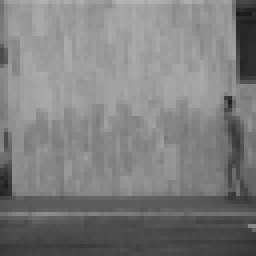
#> input picture preprocessed_frames/denis_jump/frame_000.png, 64 x 64 px (shown 4 times larger); its folder holds 4 pictures in this run
$ python compare_wass_speed.py
#> lines starting #> are read from the running program, lines starting #| are printed output that depends on the picture
import os
import cv2
import numpy as np
import time
from scipy.optimize import linear_sum_assignment
from ot import emd2

# Load frames function

def load_saved_frames(folder_path, resize_dim=(64, 64)):
    """Load saved grayscale PNG frames and normalize to [0, 1]."""
#> called with folder_path = 'preprocessed_frames/denis_jump', resize_dim = (64, 64)
    valid_exts = (".png", ".jpg", ".jpeg", ".bmp", ".tif", ".tiff")
    frame_files = sorted([f for f in os.listdir(folder_path) if f.lower().endswith(valid_exts)])

    frames = []

    for fname in frame_files:
        img = cv2.imread(os.path.join(folder_path, fname), cv2.IMREAD_GRAYSCALE)
#> img is the input picture: shape (64, 64); min 25, max 180, mean 125.7
        if img is not None:
            img = cv2.resize(img, resize_dim, interpolation=cv2.INTER_AREA)
            frames.append(img.astype(np.float32) / 255.0)

    print(f"Loaded {len(frames)} frames from '{folder_path}'")
    return frames

# Traditional Wasserstein Distance

def traditional_wasserstein(pc1, pc2):
    cost_matrix = np.abs(pc1[:, np.newaxis] - pc2[np.newaxis, :])
    row_ind, col_ind = linear_sum_assignment(cost_matrix)
    return cost_matrix[row_ind, col_ind].sum()

# Sliced Wasserstein Distance

def sliced_wasserstein(pc1, pc2, num_projections=50):
    d = pc1.shape[1]
    distances = []
    for _ in range(num_projections):
        proj = np.random.randn(d)
        proj /= np.linalg.norm(proj)
        proj1 = np.dot(pc1, proj)
        proj2 = np.dot(pc2, proj)
        proj1.sort()
        proj2.sort()
        distances.append(np.mean(np.abs(proj1 - proj2)))
    return np.mean(distances)

# POT Wasserstein Distance

def pot_wasserstein(pc1, pc2):
    n = len(pc1)
    M = np.abs(pc1[:, np.newaxis] - pc2[np.newaxis, :])
    p = np.ones(n) / n
    q = np.ones(n) / n
    return emd2(p, q, M)

# Comparison function

def compare_methods(frames):
    methods = ["Traditional", "Sliced", "POT"]
    times = {method: [] for method in methods}
    for i in range(len(frames) - 1):
        pc1, pc2 = frames[i].flatten(), frames[i+1].flatten()
        # Traditional
        start = time.time()
        traditional_wasserstein(pc1, pc2)
        times["Traditional"].append(time.time() - start)

        # Sliced
        start = time.time()
        sliced_wasserstein(pc1.reshape(-1, 1), pc2.reshape(-1, 1))
        times["Sliced"].append(time.time() - start)

        # POT
        start = time.time()
        pot_wasserstein(pc1, pc2)
        times["POT"].append(time.time() - start)
#> this loop made 1 pass
#> pass 1, in traditional_wasserstein, `cost_matrix = np.abs(pc1[:, np.newaxis] - pc2[np.newaxis, :])`:
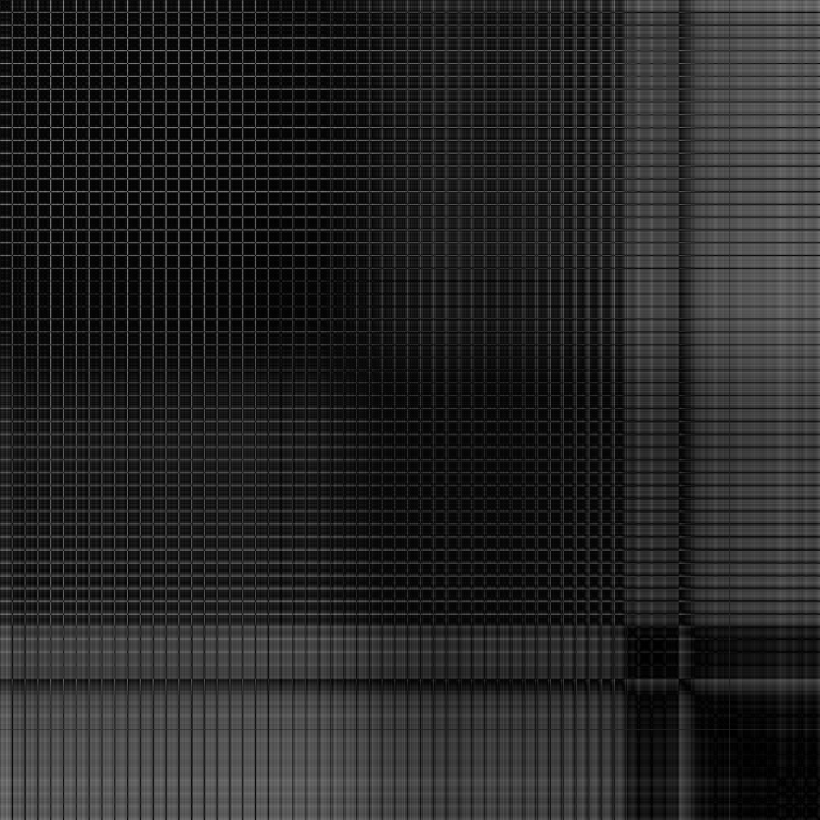
#> cost_matrix: shape (4096, 4096) float32 (shown at 1/5 size); min 0, max 0.608, mean 0.15

    print("\nComparison of Wasserstein Distance Methods:")
    print("Method       Average Time (s)")
    for method in methods:
        avg_time = np.mean(times[method])
        print(f"{method:<12} {avg_time:.6f}")

if __name__ == "__main__":
    folder = "preprocessed_frames/denis_jump"
    frames = load_saved_frames(folder)
    compare_methods(frames[:5])
#> (the call stopped at in pot_wasserstein, `return emd2(p, q, M)`: ot is not available in this run)
